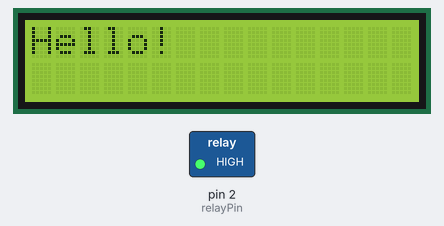
A sketch run on a simulated Arduino Uno, built with avr-gcc and run on an emulated ATmega328P. On the bench: 16×2 character LCD, switched loads named in the sketch (green lamp = pin HIGH). The local clock reads 2024-03-15 10:24:30 at power-on unless the sketch sets it.

Above: at 0.1 s.
At 5.1 s:
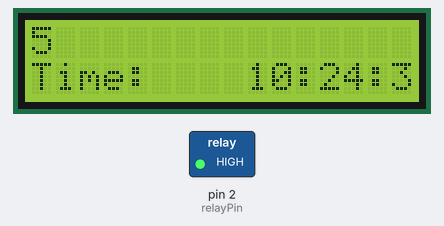
At 30.2 s:
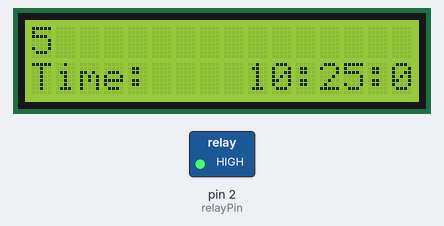
At 60.2 s:
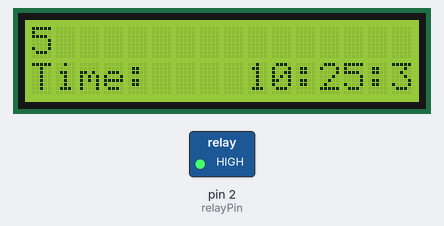
At 90.2 s:
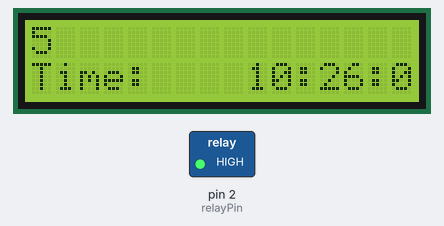
At 120.1 s:
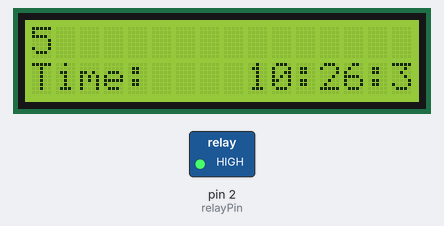

The sketch:

Feeding_box_horses.ino
```cpp
// Include libraries
#include <Wire.h>                            // Include library for I2C communication (RTC and LCD)
#include <RTClib.h>                           // Include library for RTC
#include <LiquidCrystal_I2C.h>                // Include library for LCD

// Define Objects
RTC_DS3231 rtc;                               // Define RealTimeClock (RTC)
LiquidCrystal_I2C lcd(0x27, 16, 2);           // Define Liquid Crystal Display (LCD)

// Define Pins
const int relayPin = 2;                       // Pin for lock Relay

// Standard time settings (Changeable via App)
int feedingHour = 5;                          // Standard feeding time: 5 AM
int feedingDuration = 2000;                   // Voltage high standard 2000ms = 2 seconds

// Standard system settings
bool systemOn = true;                         // Main switch on/off
bool feedingAccomplished = false;             // True if the feeding action has been completed for today

// Define RTC time as boolean
bool isItFeedingTime() {
  DateTime now = rtc.now();
  return (now.hour() == feedingHour && now.minute() == 0 && now.second() == 0);
}

// Checks if it is midnight for the status reset
bool isItMidnight() {
  DateTime now = rtc.now();
  return (now.hour() == 0 && now.minute() == 0 && now.second() == 0);
}


void setup() {
  // Start up the system
  lcd.init();                                 // Start LCD-screen
  lcd.backlight();
  lcd.print("Hello!");

  rtc.begin();                                // Start Real Time clock

  pinMode(relayPin, OUTPUT);                  // Set relay-pin up as output
  digitalWrite(relayPin, HIGH);               // Set relay standard to HIGH (de-energized for active-low relay)

  delay(5000);                                // Wait for 5 seconds
  lcd.clear();                                // Clear LCD screen
}


void loop() {
  // Real Time Check
  DateTime now = rtc.now();                   // Check RTC time

  // Run our 3 hardware folders (logic blocks)
  runRelayLogic();
  checkMidnightReset();
  updateLcdDisplay(now);

  delay(200);                                 // Delay to prevent LCD from blinking
}

void runRelayLogic() {                        // Run relay folder
  if (!feedingAccomplished && systemOn && isItFeedingTime()) {
    digitalWrite(relayPin, LOW);              // Turn relay ON (voltage LOW for active-low relay)
    delay(feedingDuration);                   // Wait for standard duration (2 seconds)
    digitalWrite(relayPin, HIGH);             // Turn relay OFF (voltage HIGH for active-low relay)

    feedingAccomplished = true;               // Feeding completed for today
    lcd.clear();                              // Clear LCD screen
  }
}

void checkMidnightReset() {                   // Run reset LCD on midnight folder
  if (isItMidnight()) {
    feedingAccomplished = false;              // Reset the feeding completed status
  }
}

void updateLcdDisplay(DateTime timeNow) {     // Run LCD print folder
  // LCD screen first row print
  lcd.setCursor(0, 0);                        // Set cursor top left

  if (!feedingAccomplished) {                 // Check if feeding is completed
    lcd.print(feedingHour);
  } else {                                    // Print on LCD screen
    lcd.print("Feeding Completed ");
  }

  // LCD Print second row
  lcd.setCursor(0, 1);                        // Set cursor bottom left

  char timeBuffer[17];                        // Char array / buffer to print out time readable
  snprintf(timeBuffer, sizeof(timeBuffer), "Time:    %02d:%02d:%02d", timeNow.hour(), timeNow.minute(), timeNow.second());

  lcd.print(timeBuffer);                      // Print real time on LCD screen
}
```

Measured:
- what the display in image 1 shows lasts 5.1 s, from 5.1 s to 10.2 s
- what the display in image 2 shows lasts 10.0 s, from 30.2 s to 40.2 s
